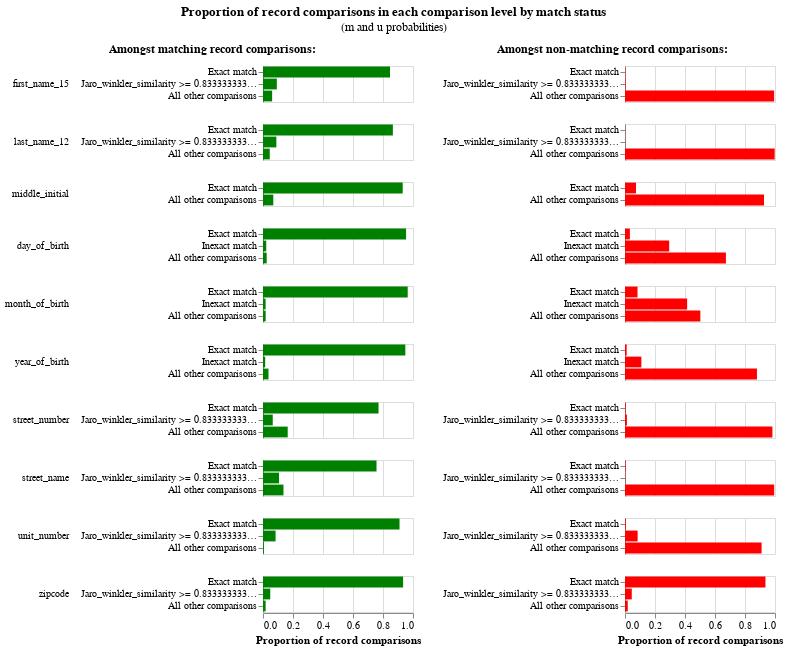

The notebook cell this image was saved under:
### Code cell
linker.m_u_parameters_chart()

### Figure 1 — Vega-Lite specification as saved in the notebook (floating-point values rounded to 4 significant figures)
{"config": {"view": {"continuousWidth": 300, "continuousHeight": 300, "discreteHeight": 300, "discreteWidth": 400}, "header": {"title": null}, "title": {"anchor": "middle", "offset": 10}}, "hconcat": [{"mark": "bar", "encoding": {"color": {"value": "green"}, "row": {"field": "comparison_name", "header": {"labelAlign": "left", "labelAnchor": "middle", "labelAngle": 0}, "sort": {"field": "comparison_sort_order"}, "type": "nominal"}, "tooltip": [{"field": "m_probability_description", "title": "m probability description", "type": "nominal"}, {"field": "comparison_name", "title": "Comparison column name", "type": "nominal"}, {"field": "label_for_charts", "title": "Label", "type": "ordinal"}, {"field": "sql_condition", "title": "SQL condition", "type": "nominal"}, {"field": "m_probability", "format": ".4p", "title": "m probability", "type": "quantitative"}, {"field": "u_probability", "format": ".4p", "title": "u probability", "type": "quantitative"}, {"field": "bayes_factor", "format": ",.4f", "title": "Bayes factor = m/u", "type": "quantitative"}, {"field": "log2_bayes_factor", "format": ",.4f", "title": "Match weight = log2(m/u)", "type": "quantitative"}], "x": {"axis": {"title": "Proportion of record comparisons"}, "field": "m_probability", "type": "quantitative"}, "y": {"axis": {"title": null}, "field": "label_for_charts", "sort": {"field": "comparison_vector_value", "order": "descending"}, "type": "nominal"}}, "height": {"step": 12}, "resolve": {"scale": {"y": "independent"}}, "title": {"text": "Amongst matching record comparisons:", "fontSize": 12, "fontWeight": "bold"}, "transform": [{"filter": "(datum.bayes_factor != 'no-op filter due to vega lite issue 4680')"}], "width": 150}, {"mark": "bar", "encoding": {"color": {"value": "red"}, "row": {"field": "comparison_name", "header": {"labels": false}, "sort": {"field": "comparison_sort_order"}, "type": "nominal"}, "tooltip": [{"field": "u_probability_description", "title": "u probability description", "type": "nominal"}, {"field": "comparison_name", "title": "Comparison column name", "type": "nominal"}, {"field": "label_for_charts", "title": "Label", "type": "ordinal"}, {"field": "sql_condition", "title": "SQL condition", "type": "nominal"}, {"field": "m_probability", "format": ".4p", "title": "m probability", "type": "quantitative"}, {"field": "u_probability", "format": ".4p", "title": "u probability", "type": "quantitative"}, {"field": "bayes_factor", "format": ",.4f", "title": "Bayes factor = m/u", "type": "quantitative"}, {"field": "log2_bayes_factor", "format": ",.4f", "title": "Match weight = log2(m/u)", "type": "quantitative"}], "x": {"axis": {"title": "Proportion of record comparisons"}, "field": "u_probability", "type": "quantitative"}, "y": {"axis": {"title": null}, "field": "label_for_charts", "sort": {"field": "comparison_vector_value", "order": "descending"}, "type": "nominal"}}, "height": {"step": 12}, "resolve": {"scale": {"y": "independent"}}, "title": {"text": "Amongst non-matching record comparisons:", "fontSize": 12, "fontWeight": "bold"}, "transform": [{"filter": "(datum.bayes_factor != 'no-op filter2 due to vega lite issue 4680')"}], "width": 150}], "data": {"name": "data-21dd4005bc75de637ca7cd55c3084d7e"}, "title": {"text": "Proportion of record comparisons in each comparison level by match status", "subtitle": "(m and u probabilities)"}, "$schema": "https://vega.github.io/schema/vega-lite/v5.9.3.json", "datasets": {"data-21dd4005bc75de637ca7cd55c3084d7e": [{"comparison_name": "first_name_15", "sql_condition": "\"first_name_15_l\" = \"first_name_15_r\"", "label_for_charts": "Exact match", "m_probability": 0.8468, "u_probability": 0.002003, "m_probability_description": "Amongst matching record comparisons, 84.68% of records are in the exact match comparison level", "u_probability_description": "Amongst non-matching record comparisons, 0.20% of records are in the exact match comparison level", "has_tf_adjustments": false, "tf_adjustment_column": null, "tf_adjustment_weight": 1.0, "is_null_level": false, "bayes_factor": 422.9, "log2_bayes_factor": 8.724, "comparison_vector_value": 2, "max_comparison_vector_value": 2, "bayes_factor_description": "If comparison level is `exact match` then comparison is 422.86 times more likely to be a match", "probability_two_random_records_match": 1.423e-05, "comparison_sort_order": 0}, {"comparison_name": "first_name_15", "sql_condition": "jaro_winkler_similarity(\"first_name_15_l\", \"first_name_15_r\") >= 0.8333333333333334", "label_for_charts": "Jaro_winkler_similarity >= 0.8333333333333334", "m_probability": 0.09224, "u_probability": 0.003623, "m_probability_description": "Amongst matching record comparisons, 9.22% of records are in the jaro_winkler_similarity >= 0.8333333333333334 comparison level", "u_probability_description": "Amongst non-matching record comparisons, 0.36% of records are in the jaro_winkler_similarity >= 0.8333333333333334 comparison level", "has_tf_adjustments": false, "tf_adjustment_column": null, "tf_adjustment_weight": 1.0, "is_null_level": false, "bayes_factor": 25.46, "log2_bayes_factor": 4.67, "comparison_vector_value": 1, "max_comparison_vector_value": 2, "bayes_factor_description": "If comparison level is `jaro_winkler_similarity >= 0.8333333333333334` then comparison is 25.46 times more likely to be a match", "probability_two_random_records_match": 1.423e-05, "comparison_sort_order": 0}, {"comparison_name": "first_name_15", "sql_condition": "ELSE", "label_for_charts": "All other comparisons", "m_probability": 0.06092, "u_probability": 0.9944, "m_probability_description": "Amongst matching record comparisons, 6.09% of records are in the all other comparisons comparison level", "u_probability_description": "Amongst non-matching record comparisons, 99.44% of records are in the all other comparisons comparison level", "has_tf_adjustments": false, "tf_adjustment_column": null, "tf_adjustment_weight": 1.0, "is_null_level": false, "bayes_factor": 0.06127, "log2_bayes_factor": -4.029, "comparison_vector_value": 0, "max_comparison_vector_value": 2, "bayes_factor_description": "If comparison level is `all other comparisons` then comparison is  16.32 times less likely to be a match", "probability_two_random_records_match": 1.423e-05, "comparison_sort_order": 0}, {"comparison_name": "last_name_12", "sql_condition": "\"last_name_12_l\" = \"last_name_12_r\"", "label_for_charts": "Exact match", "m_probability": 0.8659, "u_probability": 0.000751, "m_probability_description": "Amongst matching record comparisons, 86.59% of records are in the exact match comparison level", "u_probability_description": "Amongst non-matching record comparisons, 0.08% of records are in the exact match comparison level", "has_tf_adjustments": false, "tf_adjustment_column": null, "tf_adjustment_weight": 1.0, "is_null_level": false, "bayes_factor": 1153.0, "log2_bayes_factor": 10.17, "comparison_vector_value": 2, "max_comparison_vector_value": 2, "bayes_factor_description": "If comparison level is `exact match` then comparison is 1,152.93 times more likely to be a match", "probability_two_random_records_match": 1.423e-05, "comparison_sort_order": 1}, {"comparison_name": "last_name_12", "sql_condition": "jaro_winkler_similarity(\"last_name_12_l\", \"last_name_12_r\") >= 0.8333333333333334", "label_for_charts": "Jaro_winkler_similarity >= 0.8333333333333334", "m_probability": 0.08907, "u_probability": 0.001376, "m_probability_description": "Amongst matching record comparisons, 8.91% of records are in the jaro_winkler_similarity >= 0.8333333333333334 comparison level", "u_probability_description": "Amongst non-matching record comparisons, 0.14% of records are in the jaro_winkler_similarity >= 0.8333333333333334 comparison level", "has_tf_adjustments": false, "tf_adjustment_column": null, "tf_adjustment_weight": 1.0, "is_null_level": false, "bayes_factor": 64.72, "log2_bayes_factor": 6.016, "comparison_vector_value": 1, "max_comparison_vector_value": 2, "bayes_factor_description": "If comparison level is `jaro_winkler_similarity >= 0.8333333333333334` then comparison is 64.72 times more likely to be a match", "probability_two_random_records_match": 1.423e-05, "comparison_sort_order": 1}, {"comparison_name": "last_name_12", "sql_condition": "ELSE", "label_for_charts": "All other comparisons", "m_probability": 0.04507, "u_probability": 0.9979, "m_probability_description": "Amongst matching record comparisons, 4.51% of records are in the all other comparisons comparison level", "u_probability_description": "Amongst non-matching record comparisons, 99.79% of records are in the all other comparisons comparison level", "has_tf_adjustments": false, "tf_adjustment_column": null, "tf_adjustment_weight": 1.0, "is_null_level": false, "bayes_factor": 0.04517, "log2_bayes_factor": -4.469, "comparison_vector_value": 0, "max_comparison_vector_value": 2, "bayes_factor_description": "If comparison level is `all other comparisons` then comparison is  22.14 times less likely to be a match", "probability_two_random_records_match": 1.423e-05, "comparison_sort_order": 1}, {"comparison_name": "middle_initial", "sql_condition": "\"middle_initial_l\" = \"middle_initial_r\"", "label_for_charts": "Exact match", "m_probability": 0.9314, "u_probability": 0.07332, "m_probability_description": "Amongst matching record comparisons, 93.14% of records are in the exact match comparison level", "u_probability_description": "Amongst non-matching record comparisons, 7.33% of records are in the exact match comparison level", "has_tf_adjustments": false, "tf_adjustment_column": null, "tf_adjustment_weight": 1.0, "is_null_level": false, "bayes_factor": 12.7, "log2_bayes_factor": 3.667, "comparison_vector_value": 1, "max_comparison_vector_value": 1, "bayes_factor_description": "If comparison level is `exact match` then comparison is 12.70 times more likely to be a match", "probability_two_random_records_match": 1.423e-05, "comparison_sort_order": 2}, {"comparison_name": "middle_initial", "sql_condition": "ELSE", "label_for_charts": "All other comparisons", "m_probability": 0.06862, "u_probability": 0.9267, "m_probability_description": "Amongst matching record comparisons, 6.86% of records are in the all other comparisons comparison level", "u_probability_description": "Amongst non-matching record comparisons, 92.67% of records are in the all other comparisons comparison level", "has_tf_adjustments": false, "tf_adjustment_column": null, "tf_adjustment_weight": 1.0, "is_null_level": false, "bayes_factor": 0.07405, "log2_bayes_factor": -3.755, "comparison_vector_value": 0, "max_comparison_vector_value": 1, "bayes_factor_description": "If comparison level is `all other comparisons` then comparison is  13.51 times less likely to be a match", "probability_two_random_records_match": 1.423e-05, "comparison_sort_order": 2}, {"comparison_name": "day_of_birth", "sql_condition": "\"day_of_birth_l\" = \"day_of_birth_r\"", "label_for_charts": "Exact match", "m_probability": 0.9539, "u_probability": 0.03254, "m_probability_description": "Amongst matching record comparisons, 95.39% of records are in the exact match comparison level", "u_probability_description": "Amongst non-matching record comparisons, 3.25% of records are in the exact match comparison level", "has_tf_adjustments": false, "tf_adjustment_column": null, "tf_adjustment_weight": 1.0, "is_null_level": false, "bayes_factor": 29.31, "log2_bayes_factor": 4.874, "comparison_vector_value": 2, "max_comparison_vector_value": 2, "bayes_factor_description": "If comparison level is `exact match` then comparison is 29.31 times more likely to be a match", "probability_two_random_records_match": 1.423e-05, "comparison_sort_order": 3}, {"comparison_name": "day_of_birth", "sql_condition": "abs(day_of_birth_l - day_of_birth_r) <= 5", "label_for_charts": "Inexact match", "m_probability": 0.02162, "u_probability": 0.2946, "m_probability_description": "Amongst matching record comparisons, 2.16% of records are in the inexact match comparison level", "u_probability_description": "Amongst non-matching record comparisons, 29.46% of records are in the inexact match comparison level", "has_tf_adjustments": false, "tf_adjustment_column": null, "tf_adjustment_weight": 1.0, "is_null_level": false, "bayes_factor": 0.0734, "log2_bayes_factor": -3.768, "comparison_vector_value": 1, "max_comparison_vector_value": 2, "bayes_factor_description": "If comparison level is `inexact match` then comparison is  13.62 times less likely to be a match", "probability_two_random_records_match": 1.423e-05, "comparison_sort_order": 3}, {"comparison_name": "day_of_birth", "sql_condition": "ELSE", "label_for_charts": "All other comparisons", "m_probability": 0.0245, "u_probability": 0.6728, "m_probability_description": "Amongst matching record comparisons, 2.45% of records are in the all other comparisons comparison level", "u_probability_description": "Amongst non-matching record comparisons, 67.28% of records are in the all other comparisons comparison level", "has_tf_adjustments": false, "tf_adjustment_column": null, "tf_adjustment_weight": 1.0, "is_null_level": false, "bayes_factor": 0.03641, "log2_bayes_factor": -4.78, "comparison_vector_value": 0, "max_comparison_vector_value": 2, "bayes_factor_description": "If comparison level is `all other comparisons` then comparison is  27.47 times less likely to be a match", "probability_two_random_records_match": 1.423e-05, "comparison_sort_order": 3}, {"comparison_name": "month_of_birth", "sql_condition": "\"month_of_birth_l\" = \"month_of_birth_r\"", "label_for_charts": "Exact match", "m_probability": 0.9647, "u_probability": 0.08345, "m_probability_description": "Amongst matching record comparisons, 96.47% of records are in the exact match comparison level", "u_probability_description": "Amongst non-matching record comparisons, 8.34% of records are in the exact match comparison level", "has_tf_adjustments": false, "tf_adjustment_column": null, "tf_adjustment_weight": 1.0, "is_null_level": false, "bayes_factor": 11.56, "log2_bayes_factor": 3.531, "comparison_vector_value": 2, "max_comparison_vector_value": 2, "bayes_factor_description": "If comparison level is `exact match` then comparison is 11.56 times more likely to be a match", "probability_two_random_records_match": 1.423e-05, "comparison_sort_order": 4}, {"comparison_name": "month_of_birth", "sql_condition": "abs(month_of_birth_l - month_of_birth_r) <= 3", "label_for_charts": "Inexact match", "m_probability": 0.01734, "u_probability": 0.4142, "m_probability_description": "Amongst matching record comparisons, 1.73% of records are in the inexact match comparison level", "u_probability_description": "Amongst non-matching record comparisons, 41.42% of records are in the inexact match comparison level", "has_tf_adjustments": false, "tf_adjustment_column": null, "tf_adjustment_weight": 1.0, "is_null_level": false, "bayes_factor": 0.04186, "log2_bayes_factor": -4.578, "comparison_vector_value": 1, "max_comparison_vector_value": 2, "bayes_factor_description": "If comparison level is `inexact match` then comparison is  23.89 times less likely to be a match", "probability_two_random_records_match": 1.423e-05, "comparison_sort_order": 4}, {"comparison_name": "month_of_birth", "sql_condition": "ELSE", "label_for_charts": "All other comparisons", "m_probability": 0.01793, "u_probability": 0.5024, "m_probability_description": "Amongst matching record comparisons, 1.79% of records are in the all other comparisons comparison level", "u_probability_description": "Amongst non-matching record comparisons, 50.24% of records are in the all other comparisons comparison level", "has_tf_adjustments": false, "tf_adjustment_column": null, "tf_adjustment_weight": 1.0, "is_null_level": false, "bayes_factor": 0.03568, "log2_bayes_factor": -4.809, "comparison_vector_value": 0, "max_comparison_vector_value": 2, "bayes_factor_description": "If comparison level is `all other comparisons` then comparison is  28.03 times less likely to be a match", "probability_two_random_records_match": 1.423e-05, "comparison_sort_order": 4}, {"comparison_name": "year_of_birth", "sql_condition": "\"year_of_birth_l\" = \"year_of_birth_r\"", "label_for_charts": "Exact match", "m_probability": 0.9489, "u_probability": 0.01115, "m_probability_description": "Amongst matching record comparisons, 94.89% of records are in the exact match comparison level", "u_probability_description": "Amongst non-matching record comparisons, 1.11% of records are in the exact match comparison level", "has_tf_adjustments": false, "tf_adjustment_column": null, "tf_adjustment_weight": 1.0, "is_null_level": false, "bayes_factor": 85.11, "log2_bayes_factor": 6.411, "comparison_vector_value": 2, "max_comparison_vector_value": 2, "bayes_factor_description": "If comparison level is `exact match` then comparison is 85.11 times more likely to be a match", "probability_two_random_records_match": 1.423e-05, "comparison_sort_order": 5}, {"comparison_name": "year_of_birth", "sql_condition": "abs(year_of_birth_l - year_of_birth_r) <= 5", "label_for_charts": "Inexact match", "m_probability": 0.01447, "u_probability": 0.1091, "m_probability_description": "Amongst matching record comparisons, 1.45% of records are in the inexact match comparison level", "u_probability_description": "Amongst non-matching record comparisons, 10.91% of records are in the inexact match comparison level", "has_tf_adjustments": false, "tf_adjustment_column": null, "tf_adjustment_weight": 1.0, "is_null_level": false, "bayes_factor": 0.1327, "log2_bayes_factor": -2.914, "comparison_vector_value": 1, "max_comparison_vector_value": 2, "bayes_factor_description": "If comparison level is `inexact match` then comparison is  7.54 times less likely to be a match", "probability_two_random_records_match": 1.423e-05, "comparison_sort_order": 5}, {"comparison_name": "year_of_birth", "sql_condition": "ELSE", "label_for_charts": "All other comparisons", "m_probability": 0.03663, "u_probability": 0.8798, "m_probability_description": "Amongst matching record comparisons, 3.66% of records are in the all other comparisons comparison level", "u_probability_description": "Amongst non-matching record comparisons, 87.98% of records are in the all other comparisons comparison level", "has_tf_adjustments": false, "tf_adjustment_column": null, "tf_adjustment_weight": 1.0, "is_null_level": false, "bayes_factor": 0.04163, "log2_bayes_factor": -4.586, "comparison_vector_value": 0, "max_comparison_vector_value": 2, "bayes_factor_description": "If comparison level is `all other comparisons` then comparison is  24.02 times less likely to be a match", "probability_two_random_records_match": 1.423e-05, "comparison_sort_order": 5}, {"comparison_name": "street_number", "sql_condition": "\"street_number_l\" = \"street_number_r\"", "label_for_charts": "Exact match", "m_probability": 0.7702, "u_probability": 0.004522, "m_probability_description": "Amongst matching record comparisons, 77.02% of records are in the exact match comparison level", "u_probability_description": "Amongst non-matching record comparisons, 0.45% of records are in the exact match comparison level", "has_tf_adjustments": false, "tf_adjustment_column": null, "tf_adjustment_weight": 1.0, "is_null_level": false, "bayes_factor": 170.3, "log2_bayes_factor": 7.412, "comparison_vector_value": 2, "max_comparison_vector_value": 2, "bayes_factor_description": "If comparison level is `exact match` then comparison is 170.34 times more likely to be a match", "probability_two_random_records_match": 1.423e-05, "comparison_sort_order": 6}, {"comparison_name": "street_number", "sql_condition": "jaro_winkler_similarity(\"street_number_l\", \"street_number_r\") >= 0.8333333333333334", "label_for_charts": "Jaro_winkler_similarity >= 0.8333333333333334", "m_probability": 0.06505, "u_probability": 0.01266, "m_probability_description": "Amongst matching record comparisons, 6.51% of records are in the jaro_winkler_similarity >= 0.8333333333333334 comparison level", "u_probability_description": "Amongst non-matching record comparisons, 1.27% of records are in the jaro_winkler_similarity >= 0.8333333333333334 comparison level", "has_tf_adjustments": false, "tf_adjustment_column": null, "tf_adjustment_weight": 1.0, "is_null_level": false, "bayes_factor": 5.139, "log2_bayes_factor": 2.361, "comparison_vector_value": 1, "max_comparison_vector_value": 2, "bayes_factor_description": "If comparison level is `jaro_winkler_similarity >= 0.8333333333333334` then comparison is 5.14 times more likely to be a match", "probability_two_random_records_match": 1.423e-05, "comparison_sort_order": 6}, {"comparison_name": "street_number", "sql_condition": "ELSE", "label_for_charts": "All other comparisons", "m_probability": 0.1647, "u_probability": 0.9828, "m_probability_description": "Amongst matching record comparisons, 16.47% of records are in the all other comparisons comparison level", "u_probability_description": "Amongst non-matching record comparisons, 98.28% of records are in the all other comparisons comparison level", "has_tf_adjustments": false, "tf_adjustment_column": null, "tf_adjustment_weight": 1.0, "is_null_level": false, "bayes_factor": 0.1676, "log2_bayes_factor": -2.577, "comparison_vector_value": 0, "max_comparison_vector_value": 2, "bayes_factor_description": "If comparison level is `all other comparisons` then comparison is  5.97 times less likely to be a match", "probability_two_random_records_match": 1.423e-05, "comparison_sort_order": 6}, {"comparison_name": "street_name", "sql_condition": "\"street_name_l\" = \"street_name_r\"", "label_for_charts": "Exact match", "m_probability": 0.7568, "u_probability": 0.003752, "m_probability_description": "Amongst matching record comparisons, 75.68% of records are in the exact match comparison level", "u_probability_description": "Amongst non-matching record comparisons, 0.38% of records are in the exact match comparison level", "has_tf_adjustments": false, "tf_adjustment_column": null, "tf_adjustment_weight": 1.0, "is_null_level": false, "bayes_factor": 201.7, "log2_bayes_factor": 7.656, "comparison_vector_value": 2, "max_comparison_vector_value": 2, "bayes_factor_description": "If comparison level is `exact match` then comparison is 201.67 times more likely to be a match", "probability_two_random_records_match": 1.423e-05, "comparison_sort_order": 7}, {"comparison_name": "street_name", "sql_condition": "jaro_winkler_similarity(\"street_name_l\", \"street_name_r\") >= 0.8333333333333334", "label_for_charts": "Jaro_winkler_similarity >= 0.8333333333333334", "m_probability": 0.1067, "u_probability": 0.001725, "m_probability_description": "Amongst matching record comparisons, 10.67% of records are in the jaro_winkler_similarity >= 0.8333333333333334 comparison level", "u_probability_description": "Amongst non-matching record comparisons, 0.17% of records are in the jaro_winkler_similarity >= 0.8333333333333334 comparison level", "has_tf_adjustments": false, "tf_adjustment_column": null, "tf_adjustment_weight": 1.0, "is_null_level": false, "bayes_factor": 61.89, "log2_bayes_factor": 5.952, "comparison_vector_value": 1, "max_comparison_vector_value": 2, "bayes_factor_description": "If comparison level is `jaro_winkler_similarity >= 0.8333333333333334` then comparison is 61.89 times more likely to be a match", "probability_two_random_records_match": 1.423e-05, "comparison_sort_order": 7}, {"comparison_name": "street_name", "sql_condition": "ELSE", "label_for_charts": "All other comparisons", "m_probability": 0.1365, "u_probability": 0.9945, "m_probability_description": "Amongst matching record comparisons, 13.65% of records are in the all other comparisons comparison level", "u_probability_description": "Amongst non-matching record comparisons, 99.45% of records are in the all other comparisons comparison level", "has_tf_adjustments": false, "tf_adjustment_column": null, "tf_adjustment_weight": 1.0, "is_null_level": false, "bayes_factor": 0.1373, "log2_bayes_factor": -2.865, "comparison_vector_value": 0, "max_comparison_vector_value": 2, "bayes_factor_description": "If comparison level is `all other comparisons` then comparison is  7.29 times less likely to be a match", "probability_two_random_records_match": 1.423e-05, "comparison_sort_order": 7}, {"comparison_name": "unit_number", "sql_condition": "\"unit_number_l\" = \"unit_number_r\"", "label_for_charts": "Exact match", "m_probability": 0.9102, "u_probability": 0.005057, "m_probability_description": "Amongst matching record comparisons, 91.02% of records are in the exact match comparison level", "u_probability_description": "Amongst non-matching record comparisons, 0.51% of records are in the exact match comparison level", "has_tf_adjustments": false, "tf_adjustment_column": null, "tf_adjustment_weight": 1.0, "is_null_level": false, "bayes_factor": 180.0, "log2_bayes_factor": 7.492, "comparison_vector_value": 2, "max_comparison_vector_value": 2, "bayes_factor_description": "If comparison level is `exact match` then comparison is 179.97 times more likely to be a match", "probability_two_random_records_match": 1.423e-05, "comparison_sort_order": 8}, {"comparison_name": "unit_number", "sql_condition": "jaro_winkler_similarity(\"unit_number_l\", \"unit_number_r\") >= 0.8333333333333334", "label_for_charts": "Jaro_winkler_similarity >= 0.8333333333333334", "m_probability": 0.08383, "u_probability": 0.08422, "m_probability_description": "Amongst matching record comparisons, 8.38% of records are in the jaro_winkler_similarity >= 0.8333333333333334 comparison level", "u_probability_description": "Amongst non-matching record comparisons, 8.42% of records are in the jaro_winkler_similarity >= 0.8333333333333334 comparison level", "has_tf_adjustments": false, "tf_adjustment_column": null, "tf_adjustment_weight": 1.0, "is_null_level": false, "bayes_factor": 0.9953, "log2_bayes_factor": -0.006819, "comparison_vector_value": 1, "max_comparison_vector_value": 2, "bayes_factor_description": "If comparison level is `jaro_winkler_similarity >= 0.8333333333333334` then comparison is  1.00 times less likely to be a match", "probability_two_random_records_match": 1.423e-05, "comparison_sort_order": 8}, {"comparison_name": "unit_number", "sql_condition": "ELSE", "label_for_charts": "All other comparisons", "m_probability": 0.006011, "u_probability": 0.9107, "m_probability_description": "Amongst matching record comparisons, 0.60% of records are in the all other comparisons comparison level", "u_probability_description": "Amongst non-matching record comparisons, 91.07% of records are in the all other comparisons comparison level", "has_tf_adjustments": false, "tf_adjustment_column": null, "tf_adjustment_weight": 1.0, "is_null_level": false, "bayes_factor": 0.0066, "log2_bayes_factor": -7.243, "comparison_vector_value": 0, "max_comparison_vector_value": 2, "bayes_factor_description": "If comparison level is `all other comparisons` then comparison is  151.52 times less likely to be a match", "probability_two_random_records_match": 1.423e-05, "comparison_sort_order": 8}, {"comparison_name": "zipcode", "sql_condition": "\"zipcode_l\" = \"zipcode_r\"", "label_for_charts": "Exact match", "m_probability": 0.934, "u_probability": 0.9364, "m_probability_description": "Amongst matching record comparisons, 93.40% of records are in the exact match comparison level", "u_probability_description": "Amongst non-matching record comparisons, 93.64% of records are in the exact match comparison level", "has_tf_adjustments": false, "tf_adjustment_column": null, "tf_adjustment_weight": 1.0, "is_null_level": false, "bayes_factor": 0.9974, "log2_bayes_factor": -0.003743, "comparison_vector_value": 2, "max_comparison_vector_value": 2, "bayes_factor_description": "If comparison level is `exact match` then comparison is  1.00 times less likely to be a match", "probability_two_random_records_match": 1.423e-05, "comparison_sort_order": 9}, {"comparison_name": "zipcode", "sql_condition": "jaro_winkler_similarity(\"zipcode_l\", \"zipcode_r\") >= 0.8333333333333334", "label_for_charts": "Jaro_winkler_similarity >= 0.8333333333333334", "m_probability": 0.04835, "u_probability": 0.04514, "m_probability_description": "Amongst matching record comparisons, 4.83% of records are in the jaro_winkler_similarity >= 0.8333333333333334 comparison level", "u_probability_description": "Amongst non-matching record comparisons, 4.51% of records are in the jaro_winkler_similarity >= 0.8333333333333334 comparison level", "has_tf_adjustments": false, "tf_adjustment_column": null, "tf_adjustment_weight": 1.0, "is_null_level": false, "bayes_factor": 1.071, "log2_bayes_factor": 0.09901, "comparison_vector_value": 1, "max_comparison_vector_value": 2, "bayes_factor_description": "If comparison level is `jaro_winkler_similarity >= 0.8333333333333334` then comparison is 1.07 times more likely to be a match", "probability_two_random_records_match": 1.423e-05, "comparison_sort_order": 9}, {"comparison_name": "zipcode", "sql_condition": "ELSE", "label_for_charts": "All other comparisons", "m_probability": 0.01764, "u_probability": 0.01842, "m_probability_description": "Amongst matching record comparisons, 1.76% of records are in the all other comparisons comparison level", "u_probability_description": "Amongst non-matching record comparisons, 1.84% of records are in the all other comparisons comparison level", "has_tf_adjustments": false, "tf_adjustment_column": null, "tf_adjustment_weight": 1.0, "is_null_level": false, "bayes_factor": 0.9576, "log2_bayes_factor": -0.06247, "comparison_vector_value": 0, "max_comparison_vector_value": 2, "bayes_factor_description": "If comparison level is `all other comparisons` then comparison is  1.04 times less likely to be a match", "probability_two_random_records_match": 1.423e-05, "comparison_sort_order": 9}]}}
